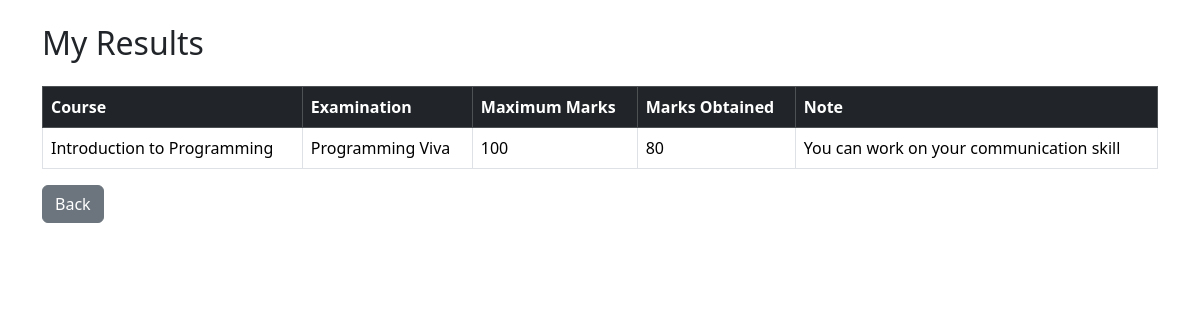
/student/result (signed in), run on an earlier commit of the app's database.
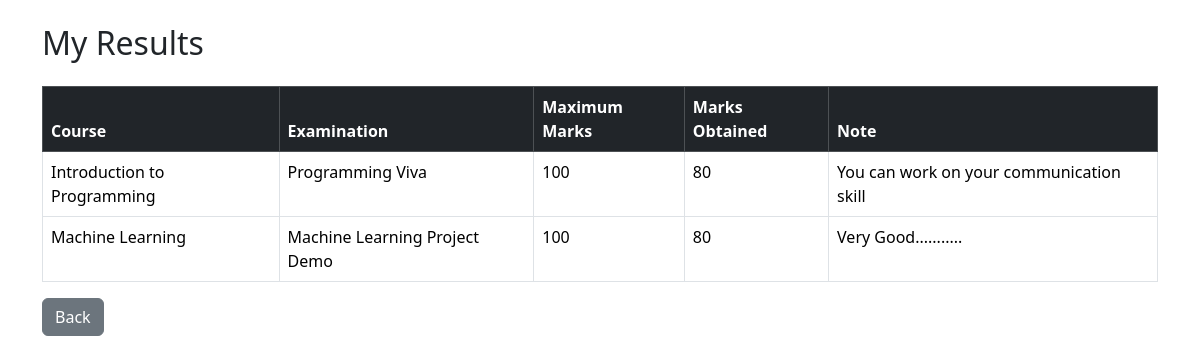
And on a later commit of the database.
### models.py (models this page shows)
class Booking(db.Model):
    __tablename__ = "bookings"
    id = db.Column(db.Integer, primary_key=True)
    student_id = db.Column(db.Integer, db.ForeignKey("users.id"), nullable=False)
    slot_id = db.Column(db.Integer, db.ForeignKey("slots.id"), nullable=False)
    booking_date = db.Column(db.Date)
    status = db.Column(db.String(30), default="Booked")
    marks = db.Column(db.Integer)
    note = db.Column(db.Text)
    student = db.relationship("User", backref="bookings")
    slot = db.relationship("ExaminationSlot", backref="bookings")

class Course(db.Model):
    __tablename__ = "courses"
    id = db.Column(db.Integer, primary_key=True)
    code = db.Column(db.String(20), unique=True, nullable=False)
    name = db.Column(db.String(100), nullable=False)
    description = db.Column(db.Text)
    status = db.Column(db.String(20), default="Active")

class Examination(db.Model):
    __tablename__ = "examinations"
    id = db.Column(db.Integer, primary_key=True)
    course_id = db.Column(db.Integer, db.ForeignKey("courses.id"), nullable=False)
    examiner_id = db.Column(db.Integer, db.ForeignKey("users.id"), nullable=True)
    name = db.Column(db.String(100), nullable=False)
    exam_type = db.Column(db.String(30))
    duration = db.Column(db.Integer)
    max_marks = db.Column(db.Integer)
    slot_creation_start = db.Column(db.Date)
    slot_creation_end = db.Column(db.Date)
    booking_start = db.Column(db.Date)
    booking_end = db.Column(db.Date)
    status = db.Column(db.String(30))
    examiner = db.relationship(
        "User",
        foreign_keys=[examiner_id],
        backref="assigned_examinations"
    )
    course = db.relationship(
        "Course",
        backref="examinations"
    )

### app.py (the view)
@app.route("/student/result")
@login_required
def student_results():
    if current_user.role != "student":
        return redirect(url_for("auth.login"))
    bookings = Booking.query.filter(
        Booking.student_id == current_user.id,
        Booking.status == "Completed"
    ).all()
    return render_template("student/result.html", bookings=bookings)

### app.py (called while the page is built)
@login_manager.user_loader
def load_user(user_id):
    return db.session.get(User, int(user_id))

### templates/student/result.html (shortened to what this page needs)
<!DOCTYPE html>
<html>
<head>
    <link
        href="https://cdn.jsdelivr.net/npm/bootstrap@5.3.3/dist/css/bootstrap.min.css"
        rel="stylesheet"
    >
</head>
<body>
<div class="container mt-4">
    <h2 class="mb-4">
        My Results
    </h2>
    <table class="table table-bordered table-hover">
        <thead class="table-dark">
            <tr>
                <th>Course</th>
                <th>Examination</th>
                <th>Maximum Marks</th>
                <th>Marks Obtained</th>
                <th>Note</th>
            </tr>
        </thead>
        <tbody>
        {% for booking in bookings %}
        <tr>
            <td>
                {{ booking.slot.examination.course.name }}
            </td>
            <td>
                {{ booking.slot.examination.name }}
            </td>
            <td>
                {{ booking.slot.examination.max_marks }}
            </td>
            <td>
                {{ booking.marks }}
            </td>
            <td>
                {% if booking.note %}
                    {{ booking.note }}
                {% else %}
                    No Note
                {% endif %}
            </td>
        </tr>
        {% else %}
        <tr>
            <td colspan="5" class="text-center">
                No results available.
            </td>
        </tr>
        {% endfor %}
        </tbody>
    </table>
    <a
        href="{{ url_for('student_dashboard') }}"
        class="btn btn-secondary"
    >
        Back
    </a>
</div>
</body>
</html>

What changed in the data, as far as the page shows it:
now on this page (row edited): Booking: slot.examination.course.name "Machine Learning", slot.examination.name "Machine Learning Project Demo", slot.examination.max_marks "100", marks "80", note "Very Good..........."
